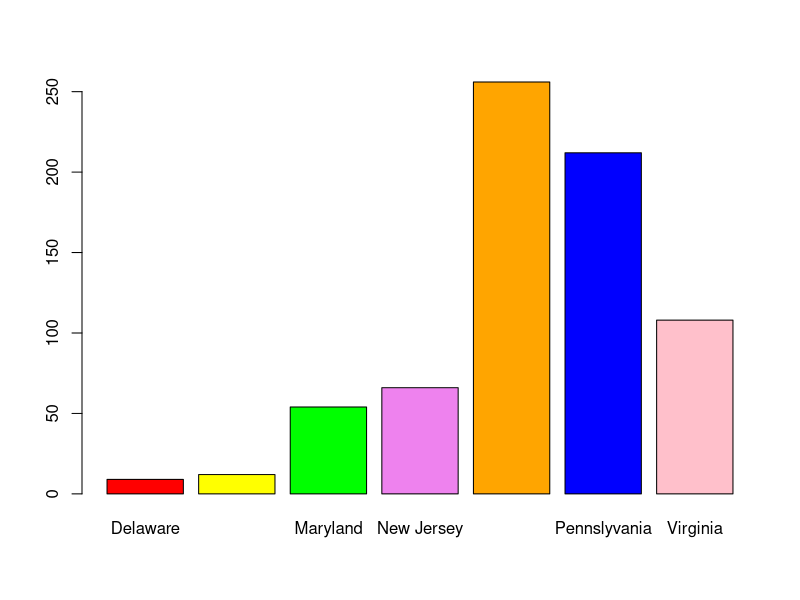
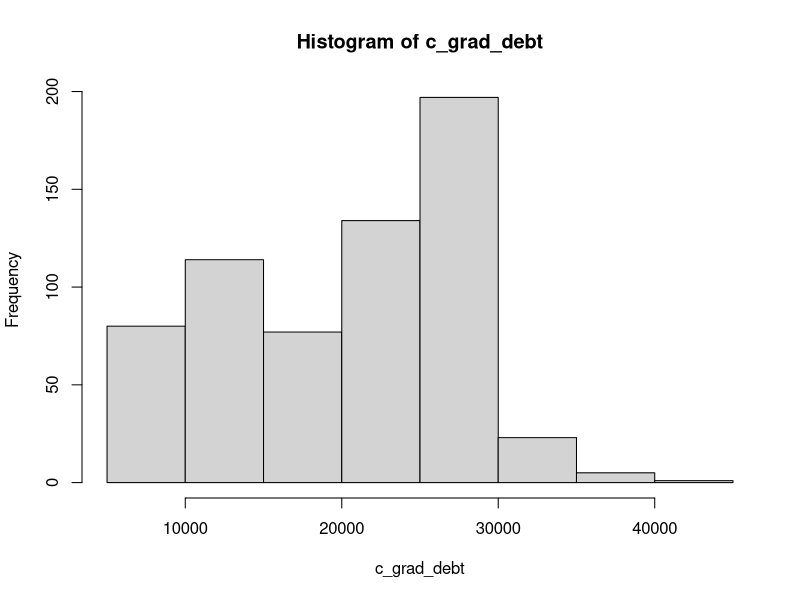
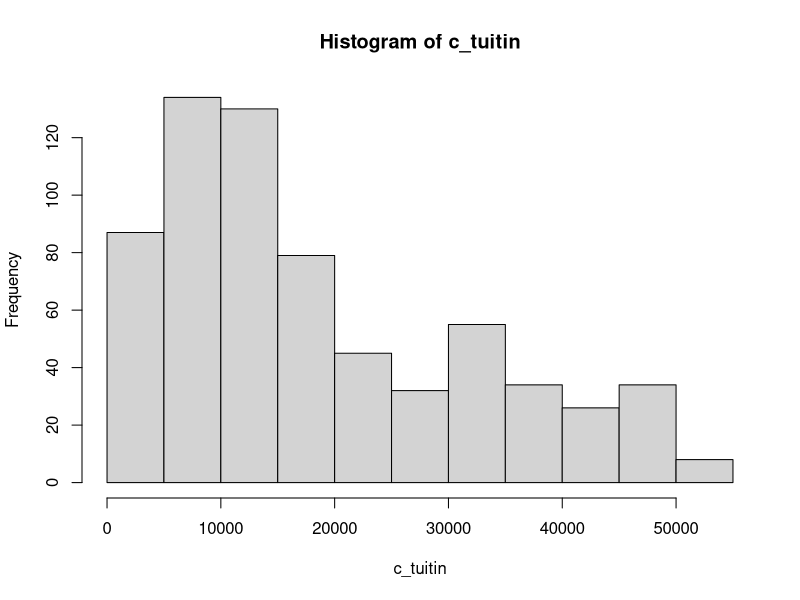
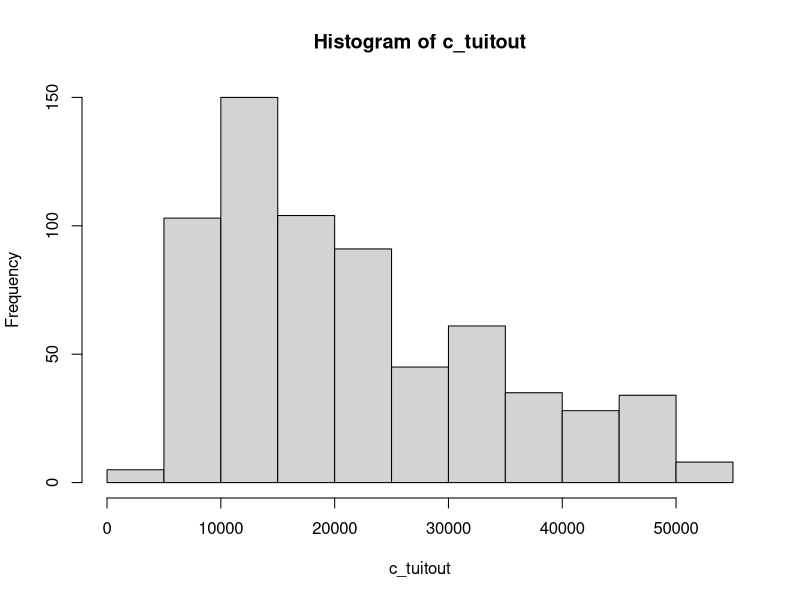
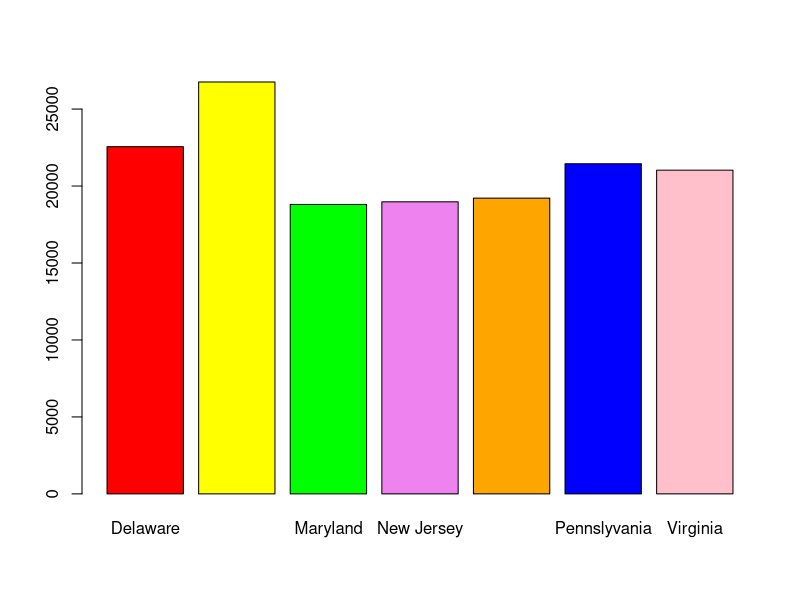
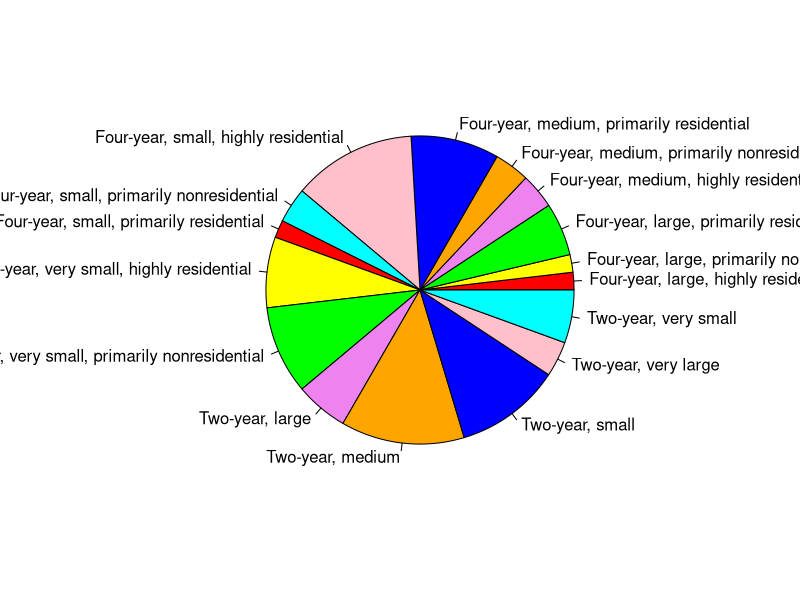
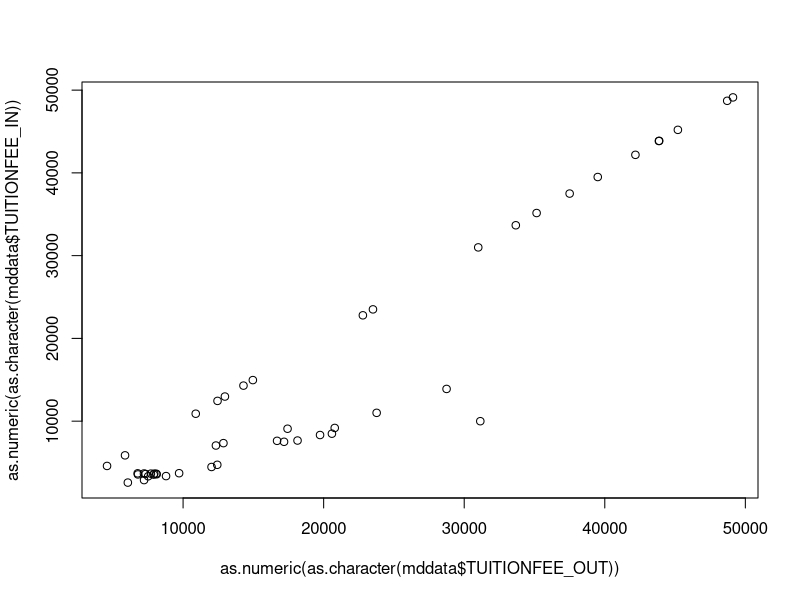
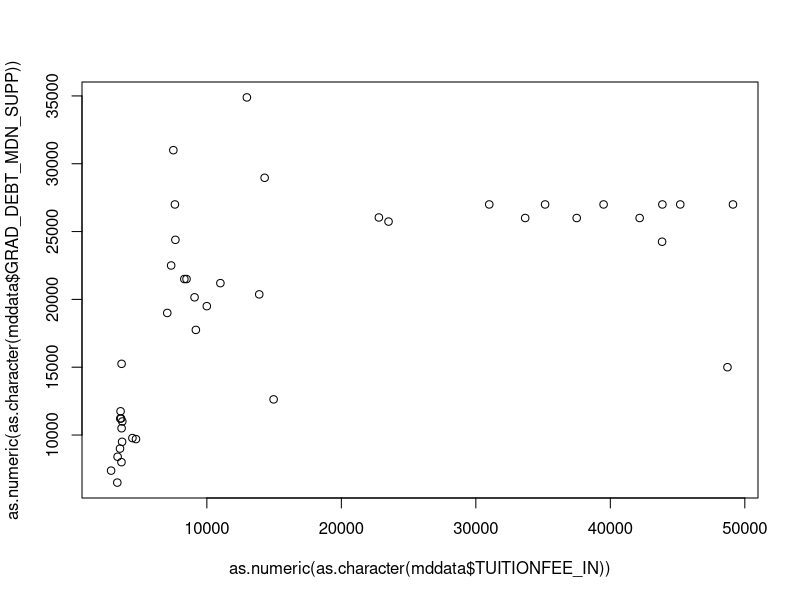

The R script that drew these images, in order: (Note: this script raises an error after producing the figures.)
# Read and view the College Scorecard raw data of colleges with Mid East Region and Virginia
CollegeScoreCard<-read.csv("College_ScoreCard_Raw_Data_v5.csv",header = TRUE)
View(CollegeScoreCard)

# Create and view a Super Score Data subset that includes the State(ST_FIPS_DESC), 
# Locale(LOCALE_DESC), Control type(CONT_DESC), Carnegie Sizing and setting(CCSIZE_DESC),
# 2-year chort default rate(CDR2), 3-year cohort defaut rate(CDR3),
# mean earnings of students working and not enrolled(MN_EARN_WNE_P10),
# median debt of graduates(GRAD_DEBT_MDN_SUPP), in-state tuition(TUITIONFEE_IN),
# out-of-state tuition(TUITIONFEE_OUT)
SuperScoreData<-CollegeScoreCard[c(15,19,13,25,138,139,151,159,101,102)]
View(SuperScoreData)

# Create a vector with just the colleges with the States
state = SuperScoreData$ST_FIPS_DESC

# Find the frequency distribution of the colleges by States
state.freq = table(state)

# Display the results in column format
cbind(state.freq)

# Select a color palette
colors = c("red","yellow","green","violet","orange","blue","pink","cyan")

# Create a bar chart of the frequency distribution of the colleges by States
barplot(state.freq, col=colors)

# Replace median grad debt with NA for character strings that cannot be converted into numeric values
c_grad_debt<-as.numeric(as.character(SuperScoreData$GRAD_DEBT_MDN_SUPP))

# Range of median debt of students who have graduated from collges within the States
range(c_grad_debt,na.rm=TRUE)

# Mean of the median debt of students who have graduated from colleges within the States
mean(c_grad_debt,na.rm=TRUE)

# Standard deviation of the median debt of students who have graduated from colleges within the States
sd(c_grad_debt,na.rm=TRUE)

# Histogram of median debt of students who have graduated from colleges within the States
hist(c_grad_debt)

# Replace In-State Tuition with NA for character strings that cannot be converted into numeric values
c_tuitin<-as.numeric(as.character(SuperScoreData$TUITIONFEE_IN))

# Range of in-state tuition and fees of full-time, first-timme students of collges within the States
range(c_tuitin,na.rm=TRUE)

# Mean of in-state tuition and fees of full-time, first-time students of collges within the States
mean(c_tuitin,na.rm=TRUE)

# Standard deviation of in-state tuition and fees of full-time, first-time students of collges within the States
sd(c_tuitin,na.rm=TRUE)

# Histogram of in-state tuition and fees of full-time, first-time students of collges within the States
hist(c_tuitin)

# Replace Out-of-State Tuition with NA for character strings that cannot be converted into numeric values
c_tuitout<-as.numeric(as.character(SuperScoreData$TUITIONFEE_OUT))

# Range of out-of-state tuition and fees of full-time, first-timme students of collges within the States
range(c_tuitout,na.rm=TRUE)

# Mean of out-of-state tuition and fees of full-time, first-time students of collges within the States
mean(c_tuitout,na.rm=TRUE)

# Standard deviation of out-of-state tuition and fees of full-time, first-time students of collges within the States
sd(c_tuitout,na.rm=TRUE)

# Histogram of out-of-state tuition and fees of full-time, first-time students of collges within the States
hist(c_tuitout)

# Mean of median debt of graduates by State
tapply(as.numeric(as.character(SuperScoreData$GRAD_DEBT_MDN_SUPP)), SuperScoreData$ST_FIPS_DESC, mean, na.rm=TRUE)

# Barplot the mean of the median debt of graduates by State
barplot(tapply(as.numeric(as.character(SuperScoreData$GRAD_DEBT_MDN_SUPP)), SuperScoreData$ST_FIPS_DESC, mean, na.rm=TRUE),col=colors)

# Create a child data set for Maryland
mdstate = state == "Maryland"
mddata = SuperScoreData[mdstate,]
View(mddata)

# Create a vector with just college sizes in Mayland
mdccsize = mddata$CCSIZE_DESC

# Frequency distribution of the college sizes in Maryland
mdccsize.freq = table(mdccsize)

# Display the results in column format
cbind(mdccsize.freq)

# Create a pie chart of the college sizes in Maryland
pie(mdccsize.freq, col=colors)

# Plot In-state Tuition against Out-Of-State Tuition in Maryland
plot(as.numeric(as.character(mddata$TUITIONFEE_OUT)), as.numeric(as.character(mddata$TUITIONFEE_IN)))

# Plot in-state tuition against median debt of students who graduate in Maryland
plot(as.numeric(as.character(mddata$TUITIONFEE_IN)), as.numeric(as.character(mddata$GRAD_DEBT_MDN_SUPP)))

# plot in-state tuition against mean earning of students who graduate in Maryland
plot(as.numeric(as.character(mddata$TUITIONFEE_IN)), as.numeric(as.character(mddata$MN_EARN_WNE_P10)))

# (RET_FT_COMBINE, which is a combination of RET_FT4, RET_FTL4) First-time, full-time student retention rate 
RET_FT_COMBINE <- as.numeric((as.character(df$RET_FT_COMBINE)))

mean(RET_FT_COMBINE, na.rm=TRUE)
sd(RET_FT_COMBINE, na.rm=TRUE)

hist(RET_FT_COMBINE, na.rm=TRUE)


# (C150_COMBINE , which is a combination of C150_4, C150_L4) Completion rate for first-time, full-time students 
C150_COMBINE <- as.numeric((as.character(df$C150_COMBINE)))

mean(C150_COMBINE, na.rm=TRUE)
sd(C150_COMBINE, na.rm=TRUE)

hist(C150_COMBINE, na.rm=TRUE)


# (PFTFAC) Proportion of faculty that is full-time 
PFTFAC <- as.numeric((as.character(df$PFTFAC)))

mean(PFTFAC, na.rm=TRUE)
sd(PFTFAC, na.rm=TRUE)

hist(PFTFAC, na.rm=TRUE)
